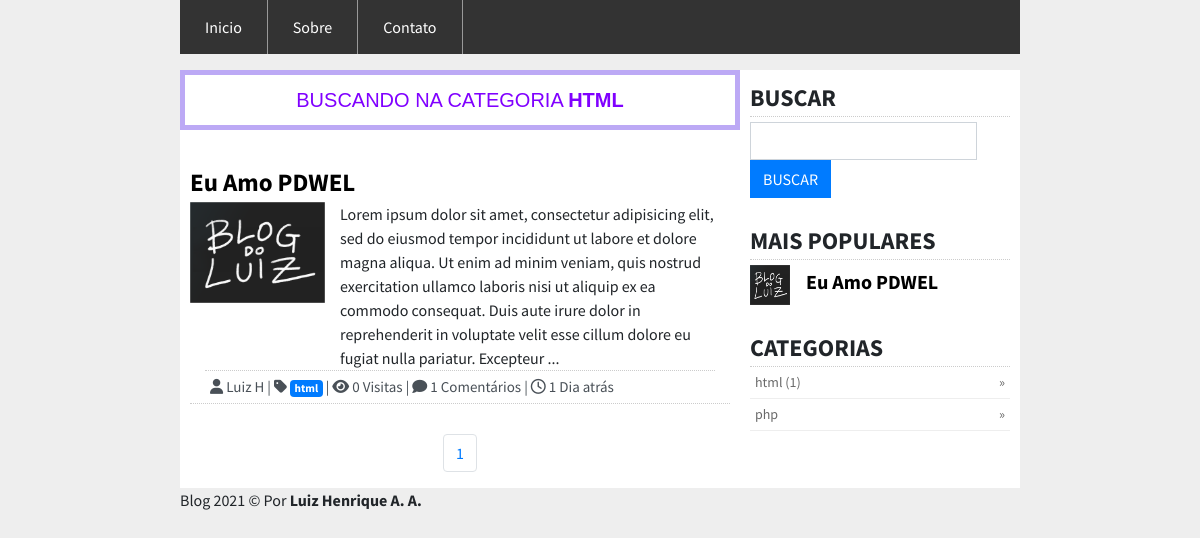
Screenshot of /categoria/7 with the database file from the repository.
### tables this page shows
CREATE TABLE `categorias` (
  `id` int(11) NOT NULL,
  `categoria` varchar(200) NOT NULL
);

CREATE TABLE `posts` (
  `id` int(11) NOT NULL,
  `titulo` varchar(200) NOT NULL,
  `subtitulo` varchar(200) NOT NULL,
  `postagem` text NOT NULL,
  `imagem` varchar(200) NOT NULL,
  `data` varchar(200) NOT NULL,
  `categoria` varchar(200) NOT NULL,
  `id_postador` varchar(200) NOT NULL,
  `visualizacoes` int(200) NOT NULL DEFAULT '0'
);

CREATE TABLE `usuarios` (
  `id` int(11) NOT NULL,
  `nome` varchar(200) NOT NULL,
  `usuario` varchar(200) NOT NULL,
  `senha` varchar(500) NOT NULL,
  `superadmin` int(11) NOT NULL DEFAULT '0'
);

### lib/functions.php (the view, shortened to what this page needs)
<?php
	function pdo(){
		$db_host = db_host;
		$db_usuario = db_usuario;
		$db_senha = db_senha;
		$db_banco = db_banco;
		try{
			return $pdo = new PDO("mysql:host={$db_host};dbname={$db_banco}", $db_usuario, $db_senha);
		}catch(PDOException $e){
			exit("Erro ao conectar-se ao banco: ".$e->getMessage());
		}
	}
	function paginacao(){
		$url = (isset($_GET['pagina'])) ? $_GET['pagina'] : 'inicio';
		$explode = explode('/', $url);
		$dir = 'pags/php/';
		$ext = '.php';
		if(file_exists($dir.$explode[0].$ext)){
			include($dir.$explode[0].$ext);
		}else{
			include($dir."p".$ext);
		}
	}
	function getData(){
		return date('d-m-Y H:i:s');
	}
	function getNomeCategoria($id){
		$pdo = pdo();
		$stmt = $pdo->prepare("SELECT categoria FROM categorias WHERE id = :id");
		$stmt->execute([':id' => $id]);
		$dados = $stmt->fetch(PDO::FETCH_ASSOC);
		return $dados['categoria'];
	}
	function calculaDias($diaX,$diaY){
		$data1 = new DateTime($diaX);
		$data2 = new DateTime($diaY);
		$intervalo = $data1->diff($data2);
		if($intervalo->y > 1){
		  return $intervalo->y." Anos atrás";
		}elseif($intervalo->y == 1){
		  return $intervalo->y." Ano atrás";
		}elseif($intervalo->m > 1){
		  return $intervalo->m." Meses atrás";
		}elseif($intervalo->m == 1){
		  return $intervalo->m." Mês atrás";
		}elseif($intervalo->d > 1){
		  return $intervalo->d." Dias atrás";
		}elseif($intervalo->d > 0){
		  return $intervalo->d." Dia atrás";
		}elseif($intervalo->h > 0){
		  return $intervalo->h." Horas atrás";
		}elseif($intervalo->i > 1 && $intervalo->i < 59){
		  return $intervalo->i." Minutos atrás";
		}elseif($intervalo->i == 1){
		  return $intervalo->i." Minuto atrás";
		}elseif($intervalo->s < 60 && $intervalo->i <= 0){
		  return $intervalo->s." Segundo atrás";
		}
	}
	function contador_ComentariosFromPost($id_post){
		$pdo = pdo();
		$stmt = $pdo->prepare("SELECT id FROM comentarios WHERE id_post = :id_post");
		$stmt->execute([':id_post' => $id_post]);
		return $stmt->rowCount();
	}
	function limitaCaracters($titulo){
		if(strlen($titulo) <= totalCaractersPosts){
			return $titulo;
		}else{
			return mb_substr($titulo, 0, totalCaractersPosts)."...";
		}
	}
	function getDadosUserSite($usuario, $var){
			$pdo = pdo();
			$stmt = $pdo->prepare("SELECT * FROM usuarios WHERE usuario = :usuario");
			$stmt->execute([':usuario' => $usuario]);
			$dados = $stmt->fetch(PDO::FETCH_ASSOC);
			return $dados[$var];
	}
	function listaPaginasFromCategoria($categoria){
		$pdo = pdo();
		$stmt = $pdo->prepare("SELECT * FROM posts WHERE categoria = :categoria");
		$stmt->execute([':categoria' => $categoria]);
		$total = $stmt->rowCount();
		$maximo = totalPostsPorPagina;
		$links = ceil($total/$maximo);
		$pg = (isset($explode['2'])) ? $explode['2'] : 1;
		for($i = 1; $i < $pg + $links; $i++){
			echo "<li class='page-item'><a class='page-link' href='categoria/{$categoria}/posts/{$i}'>{$i}</a></li>";
		}
	}
	function getPopularesPosts(){
		$pdo = pdo();
		$limite = totalPostsPorPagina;
		$stmt = $pdo->prepare("SELECT * FROM posts ORDER BY visualizacoes DESC LIMIT $limite");
		$stmt->execute();
		$total = $stmt->rowCount();
		if($total > 0){
			while($dados = $stmt->fetch(PDO::FETCH_ASSOC)){
				echo "<div class='content margin-top'>
	<div class='media'>
	  <img src='{$dados['imagem']}' class='mr-3'>
	  <div class='media-body'>
	    <h5 class='mt-0'><a href='{$dados['subtitulo']}'>{$dados['titulo']}</a></h5>
	  </div>
	</div>
</div>";
			}
		}
	}
	function getTotalPostsByCategoria($categoria){
		$pdo = pdo();
		$stmt = $pdo->prepare("SELECT * FROM posts WHERE categoria = :categoria");
		$stmt->execute([':categoria' => $categoria]);
		$total = $stmt->rowCount();
		if($total > 0){
			return "(".$total.")";
		}
	}
	function getCategoriasSite(){
		$pdo = pdo();
		$stmt = $pdo->prepare("SELECT * FROM categorias ORDER BY categoria ASC");
		$stmt->execute();
		$total = $stmt->rowCount();
		if($total > 0){
			while ($dados = $stmt->fetch(PDO::FETCH_ASSOC)) {
				echo "<li><a href='categoria/{$dados['id']}'>{$dados['categoria']} ".getTotalPostsByCategoria($dados['id'])."</a></li>";
			}
		}
	}
	function getPostsFromCategoria($categoria){
		$pdo = pdo();
		$data = getData();
		$url = (isset($_GET['pagina'])) ? $_GET['pagina'] : 'dashboard';
		$explode = explode('/', $url);
		$pg = (isset($explode['3'])) ? $explode['3'] : 1;
		$maximo = totalPostsPorPagina;
		$inicio = ($pg -1) * $maximo;
		$stmt = $pdo->prepare("SELECT * FROM posts WHERE categoria = :categoria ORDER BY id DESC limit $inicio,$maximo");
		$stmt->execute([':categoria' => $categoria]);
		$total = $stmt->rowCount();
		if($total > 0){
			while ($dados = $stmt->fetch(PDO::FETCH_ASSOC)) {
				echo "<div class='content-post'>
  <div class='title'>
    <a href='{$dados['subtitulo']}'>{$dados['titulo']}</a>
  </div>
  <div class='content'>
    <div class='container'>
      <div class='row'>
        <div class='col-sm-3'>
          <img src='{$dados['imagem']}' class='img-fluid'>
        </div>
        <div class='col-sm'>
         ".limitaCaracters(strip_tags($dados['postagem']))."
        </div>
      </div>
  <div class='infos'>
    <i class='fas fa-user'></i> ".getDadosUserSite($dados['id_postador'],"nome")." |
    <i class='fas fa-tag'></i> <a href='categoria/{$dados['categoria']}' class='badge badge-primary'>".getNomeCategoria($dados['categoria'])."</a> |
    <i class='fas fa-eye'></i> ".$dados['visualizacoes']." Visitas |
    <i class='fas fa-comment'></i> ".contador_ComentariosFromPost($dados['id'])." Comentários |
    <i class='far fa-clock'></i> ".calculaDias($data, $dados['data'])."
  </div>
    </div>
  </div>
</div>";
			}
		}
	}
?>

### pags/php/categoria.php
<div class="busca">
  BUSCANDO NA CATEGORIA <b><?php echo strtoupper(getNomeCategoria($explode['1']));?></b>
</div>
<br>
<?php getPostsFromCategoria($explode['1']);?>
<ul class="pagination justify-content-center">
  <?php listaPaginasFromCategoria($explode['1']);?>
</ul>

### css/style.css (style rules this page uses)
* { margin: 0px; padding: 0px; }
body { background-color: #EEE; font-family: 'Source Sans Pro', sans-serif; }
@media (min-width:992px) { body { margin-left: 15%; margin-right: 15%; } }
@media (min-width:992px) { .col-sm-8 .busca { border: 5px solid #BCA9F5; text-align: center; padding: 10px; font-size: 20px; color: #8000FF; font-family: 'Arial', sans-serif; } }
.content-post { padding: 10px; }
.content-post .title { font-size: 25px; font-weight: bold; }
.content-post .title a, a:hover { text-decoration: none; color: #000; }
.content-post .infos { font-size: 15px; margin-top: 5px; padding: 0px; margin: 0px; color: #495057; }
.content-post .content { border-bottom: 1px dotted #ccc; margin-bottom: 20px; }
.content-post .infos { border-top: 1px dotted #ccc; padding: 5px; }
.content-post .content .row .col-sm-3 { margin: 0px; padding: 0px; }
.menu-right .margin-top { margin-top: 5px; }
.menu-right .content { padding-bottom: 5px; }
.menu-right .content .mr-3 { width: 40px; height: 40px; }
.menu-right .content .mt-0 { font-weight: bold; padding-top: 5px; }
.menu-right .content .mt-0 a, a:hover { color: #000; text-decoration: none; }
.menu-right .content ul li { color: #696969; border-bottom: 1px solid #eee; padding: 5px; }
.menu-right .content ul li a { color: #696969; }
.menu-right .content ul li a::after { content: " \00BB \0020"; float: right; }

### rows the page displays
categorias: categoria "HTML", categoria "html", id "(1)"
posts: titulo "Eu Amo PDWEL", imagem (picture), postagem "Lorem ipsum dolor sit amet, consectetur adipisicing elit, sed do eiusmod tempor incididunt ut labore et dolore magna aliqua. Ut enim ad minim veniam, quis nostrud exercitation ullamco laboris nisi ut aliquip ex ea commodo consequat. Duis aute irure dolor in reprehenderit in voluptate velit esse cillum dolore eu fugiat nulla pariatur. Excepteur ...", id_postador.nome "Luiz H", categoria.categoria "html", visualizacoes "0", id "1", data "1 Dia atrás"
categorias: categoria "php"

### other values shown
titulo_site "Blog 2021"
